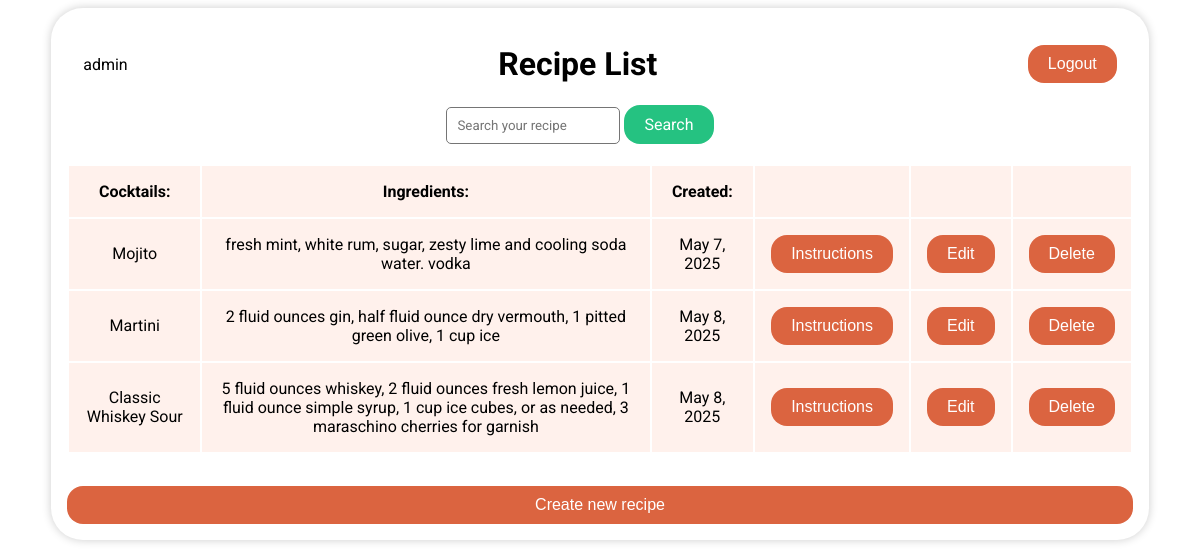
The app's page / (signed in) with its own data.
### recipes/models.py (models this page shows, shortened)
class Cocktail(models.Model):
    name = models.CharField(max_length=128, null=True, blank=True)
    ingredients = models.TextField(null=True, blank=True)
    instructions = models.TextField(null=True, blank=True)
    user = models.ForeignKey(User, on_delete=models.CASCADE, null=True, blank=True)
    created_at = models.DateTimeField(auto_now_add=True)
    class Meta:
        ordering = ['created_at']

### recipes/views.py (the view)
# urls.py: path('', RecipeList.as_view(), name='recipeList'),
class RecipeList(LoginRequiredMixin, ListView):
    model = Cocktail
    template_name = 'recipes/recipe_list.html'
    context_object_name = 'recipes_list'
    def get_context_data(self, **kwargs):
        contex = super().get_context_data(**kwargs)
        contex['recipes_list'] = contex['recipes_list'].filter(user = self.request.user)
        search_input = self.request.GET.get('search-area') or  ''
        if search_input:
            contex['recipes_list'] = contex['recipes_list'].filter(name__icontains = search_input)
        contex['search_input'] = search_input
        return contex

### templates/recipes/recipe_list.html (shortened to what this page needs)
{% extends 'recipes/base.html' %}
{% block content %}
<div class="info">
    <div class="header">
        <p>{{ request.user }}</p>
        <a style="color: black;" href="{% url 'recipeList' %}"><h1>Recipe List</h1></a>
        {% if request.user.is_authenticated %}
            <form method="POST" action="{% url 'logout' %}">
            <button type="submit">Logout</button>
            </form>
        {% else %}
            <form method="POST" action="{% url 'login' %}">
            {% csrf_token %}
            <button type="submit">Logout</button>
            </form>
        {% endif %}
    </div>
    <div class="navbar">
        <form method="GET">
            <input type='text' name='search-area' placeholder="Search your recipe" value="{{search_input}}">
            <input type="submit" value='Search'>
        </form>
    </div>
</div>
<div class="content">
    <table>
        <tr class="row">
            <th>Cocktails:</th>
            <th>Ingredients:</th>
            <th>Created:</th>
            <th></th>
            <th></th>
            <th></th>
        </tr>
        {% for Cocktail in recipes_list %}
        <tr class="row">
            <td>{{ Cocktail.name }}</td>
            <td>{{ Cocktail.ingredients }}</td>
            <td>{{ Cocktail.created_at.date }}</td>
            <td><button><a href="{% url 'view' Cocktail.pk %}">Instructions</a></button></td>
            <td><button><a href="{% url 'update' Cocktail.pk %}">Edit</a></button></td>
            <td><button><a href="{% url 'delete' Cocktail.pk %}">Delete</a></button></td>
        </tr>
        {% empty %}
            <h3>No Recipes saved.</h3>
        {% endfor %}
    </table>
    <button class="big_button"><a href="{% url 'create' %}">Create new recipe</a></button>
</div>
{% endblock content %}

### templates/recipes/base.html (shortened to what this page needs)
<!DOCTYPE html>
    <html lang="en">
    <head>
        {% load static %}
        <link rel="stylesheet" href="{% static "recipes/styles.css" %}">
    </head>
    <body>
        <main class="container">
            {% block content %}
            {% endblock %}
        </main>
    </body>
</html>

### recipes/static/recipes/styles.css (style rules this page uses)
html { font-family: 'Roboto', sans-serif; font-weight: normal; color: black; font-size: 16px; height: 100%; margin: 0; padding: 0; }
.container { display: grid; grid-template-rows: 2fr; margin: auto; padding: 32px; box-shadow: 0 0 10px rgba(0, 0, 0, 0.2); border-radius: 32px; width: 60%; overflow: hidden; }
.header { display: flex; justify-content: space-between; margin: 0; padding: 0 16px; align-items: center; }
.navbar { display: flex; justify-content: center; align-items: center; margin: 0 40px 20px 0; }
.info { display: grid; }
.content { display: grid; margin: 0; }
a { text-decoration: none; color: white; }
th, td { text-align: center; padding: 16px; }
.row { background-color: rgb(255, 241, 236); }
button { padding: 10px 20px; border: none; border-radius: 16px; background-color: rgb(219, 100, 64); color: white; font-size: 16px; cursor: pointer; }
.big_button { margin-top: 32px; padding: 10px 20px; border: none; background-color: rgb(219, 100, 64); color: white; font-size: 16px; cursor: pointer; }
input[type=submit] { padding: 10px 20px; border: none; border-radius: 16px; background-color: rgb(37, 194, 129); color: white; font-size: 16px; cursor: pointer; }
input[type=text], input[type=password], textarea { border: 1px solid #757575; border-radius: 5px; padding: 10px; max-height: 40px; }
@media (max-width: 1280px) { .container { width: 90%; padding: 16px; } }
form input { border: 1px solid #757575; border-radius: 5px; padding: 10px; font-family: 'Roboto', sans-serif; }

### records on screen
Cocktail: name "Mojito", ingredients "fresh mint, white rum, sugar, zesty lime and cooling soda water. vodka", created_at "May 7, 2025"
Cocktail: name "Martini", ingredients "2 fluid ounces gin, half fluid ounce dry vermouth, 1 pitted green olive, 1 cup ice", created_at "May 8, 2025"
Cocktail: name "Classic Whiskey Sour", ingredients "5 fluid ounces whiskey, 2 fluid ounces fresh lemon juice, 1 fluid ounce simple syrup, 1 cup ice cubes, or as needed, 3 maraschino cherries for garnish", created_at "May 8, 2025"

### other values on screen
{{ request.user }} "admin"
